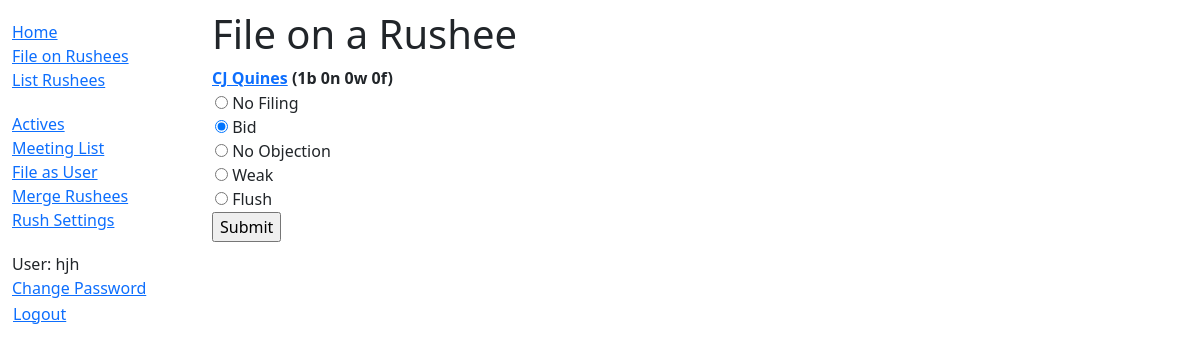
The page /file/ (signed in) on the database as committed earlier.
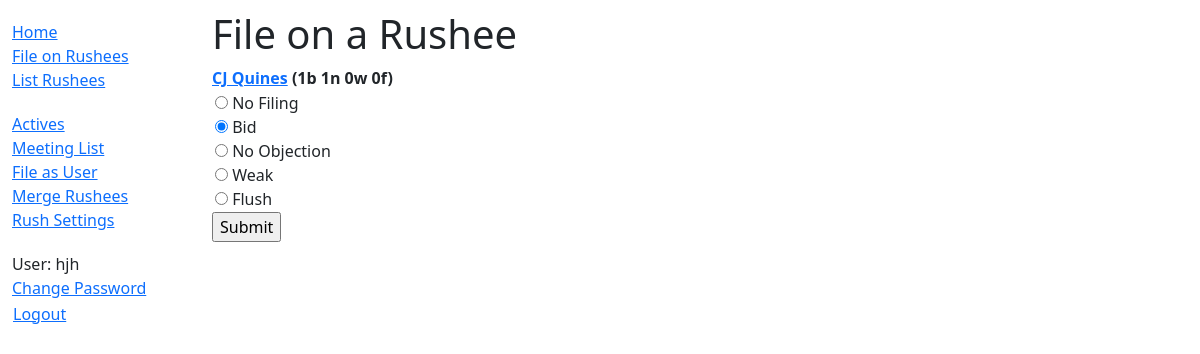
The same page on the database as committed later.
### rush/models.py (models this page shows, shortened)
class Rushee(models.Model):
    STATUSES = (
        ('n', 'None'),
        ('a', 'Awaiting Bid'),
        ('b', 'Bid Delivered'),
        ('p', 'Pledged'),
    )
    name = models.CharField(max_length=100)
    dorm = models.CharField(max_length=50, null=True, blank=True)
    email = models.EmailField(null=True, blank=True)
    discord = models.CharField(max_length=50, null=True, blank=True)
    phone = models.CharField(max_length=20, null=True, blank=True)
    status = models.CharField(max_length=1, choices=STATUSES, default='None')
    bidder = models.ForeignKey(settings.AUTH_USER_MODEL, on_delete=models.SET_NULL, null=True, blank=True)
    last_contact = models.DateField(null=True, blank=True)
    comments = models.TextField(null=True, blank=True)
    class Meta:
        ordering = ['status', 'name']
    @property
    def short_filings_desc(self):
        text = ''
        for i in Filing.FILING_TYPES:
            text += f'{len(self.filing_set.filter(type__exact=i[0]))}{i[0]} '
        if len(text) > 0:
            return text[:-1]
        else:
            return text
    @property
    def autobid(self):
        autobid = Settings.objects.all()[0]
        if self.w > autobid.w or self.f > autobid.f:
            return False
        if self.b >= autobid.b:
            return True
        if self.b + self.n >= autobid.n:
            return True
        return False
    @property
    def b(self):
        return len(self.filing_set.filter(type__exact='b'))
    @property
    def n(self):
        return len(self.filing_set.filter(type__exact='n'))
    @property
    def w(self):
        return len(self.filing_set.filter(type__exact='w'))
    @property
    def f(self):
        return len(self.filing_set.filter(type__exact='f'))
    @property
    def weak(self):
        autobid = Settings.objects.get(id=1)
        return self.w > autobid.w
    @property
    def flush(self):
        autobid = Settings.objects.get(id=1)
        return self.f > autobid.f
    def get_absolute_url(self):
        return reverse('rushee-detail', args=[str(self.id)])
    def __str__(self):
        return f'{self.name}'

class Filing(models.Model):
    FILING_TYPES = (
        ('b', 'Bid'),
        ('n', 'No Objection'),
        ('w', 'Weak'),
        ('f', 'Flush'),
    )
    type = models.CharField(max_length=1, choices=FILING_TYPES)
    rushee = models.ForeignKey(Rushee, on_delete=models.CASCADE)
    active = models.ForeignKey(settings.AUTH_USER_MODEL, on_delete=models.CASCADE)

### rush/views.py (the view, shortened to what this page needs)
# urls.py: path('file/', views.FileListView, name='file-list'),
@login_required
def FileListView(request):
    rushee_list = Rushee.objects.all()
    filings = []
    for i in rushee_list:
        filing = Filing.objects.filter(active_id=request.user.id, rushee_id=i.id)
        if len(filing) > 0:
            filings.append(filing[0].type)
        else:
            filings.append('x')
    initial = [
        {'type': i} for i in filings
    ]
    formset = FilingFormSet(
        initial=initial
    )
    context = {
        'list': list(zip(rushee_list, formset)),
        'formset': formset
    }
    return render(request, 'rush/file_list.html', context)

### rush/models.py (called while the page is built)
    @property
    def b(self):
        return int(self.autobid.split(',')[0])

    @property
    def n(self):
        return int(self.autobid.split(',')[1])

    @property
    def w(self):
        return int(self.autobid.split(',')[2])

    @property
    def f(self):
        return int(self.autobid.split(',')[3])

### rush/templates/rush/file_list.html (shortened to what this page needs)
{% extends "base_generic.html" %}
{% block content %}
    <h1>File on a Rushee</h1>
    {% if list %}
        <dl>
            {% for rushee, form in list %}
                <dt
                        {% if user.is_staff %}
                        {% endif %}>
                    <a href="{{ rushee.get_absolute_url }}">{{ rushee }}</a>
                    {% if user.is_staff %}
                        ({{ rushee.short_filings_desc }})
                    {% endif %}
                </dt>
                <dd>
                    <form action="" method="post">
                        <table>
                            {{ form.as_table }}
                        </table>
                        <input type="submit" value="Submit">
                    </form>
                </dd>
            {% endfor %}
        </dl>
    {% else %}
        <p>There are no rushees in the system.</p>
    {% endif %}
{% endblock %}

Rows that differ between the two databases and show on the page:
changed Rushee "CJ Quines": short_filings_desc "1b 0n 0w 0f" → "1b 1n 0w 0f"
